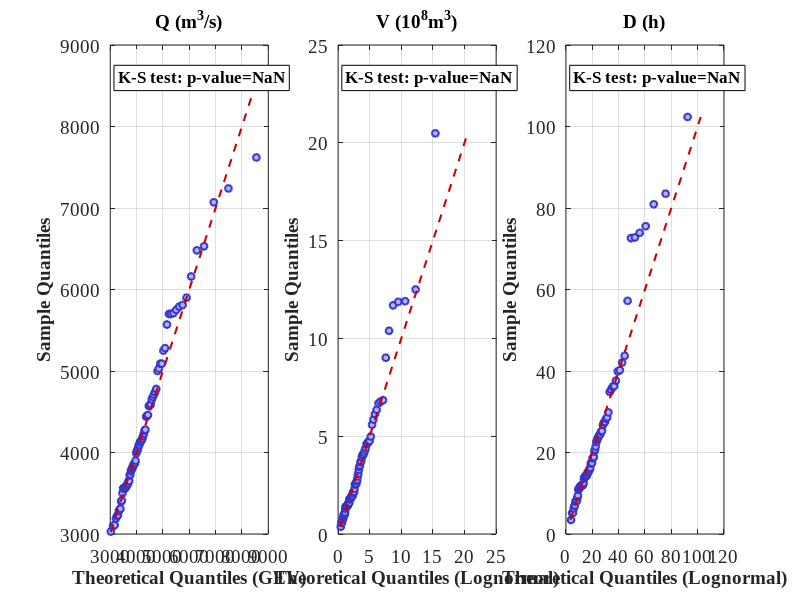

This chart was generated by the following MATLAB code: (Note: this script raises an error after producing the figure.)
%% 3D Gaussian/t Copula and DTC Sampling methods
clear; clc; close all;rng(1);
%% ===================== Top-Level Execution Logic =====================
%% 1. Observed 3D Data 
load QZ_Data.mat;
data = QZ_Data;
% load LTZ_Data.mat;
% data = LTZ_Data;
n = length(data); d = 3;  % 3D variables
%% 2. Marginal Fitting and Selection
% 6 common distribution functions in hydrology
families = {'Gamma','Lognormal','Pearson3','GEV','Weibull','GPD'};
marg_fits = cell(1,d);
for i = 1:d
    x = data(:, i);
    bestAICc = Inf;
    
    % Manually set GPD threshold (theta parameter) to simplify calculation
    theta_gpd = min(x) - 1; 
    for f = families
        fam = f{1};
        try
            switch fam
                case 'Gamma'
                    pd = fitdist(x,'Gamma'); p = 2;
                case 'Lognormal'
                    pd = fitdist(x,'Lognormal'); p = 2;
                case 'Weibull'
                    pd = fitdist(x,'Weibull'); p = 2;
                case 'Pearson3'
                    pd = pearson3fit(x); p = 3;
                case 'GEV'
                    pd = gevfit(x); p = 3;  % GEV parameter estimation
                case 'GPD'
                    % GPD fitting, parameters are [k, sigma, theta]
                    [param_gpd, p_gpd] = gpdfit(x, theta_gpd); 
                    pd = param_gpd; 
                    p = p_gpd; % GPD has 2 free parameters (k, sigma)
            end
            
            % Calculate log-likelihood and AICc
            if strcmp(fam, 'GEV')
                pdfv = gevpdf(x, pd(1), pd(2), pd(3));
            elseif strcmp(fam, 'GPD')
                pdfv = gpdpdf(x, pd(1), pd(2), pd(3));
            elseif isstruct(pd)
                pdfv = pd.pdf(x);
            else
                pdfv = pdf(pd, x);
            end
            pdfv(pdfv <= 0) = realmin;
            logL = sum(log(pdfv));
            AIC = -2 * logL + 2*p;
            AICc = AIC + 2*p*(p+1)/(n-p-1);
            
            % Update best model
            if AICc < bestAICc
                bestAICc = AICc; 
                bestFit = pd; 
                bestFam = fam;
                if strcmp(fam, 'GPD')
                    bestFit_theta_gpd = theta_gpd;
                else
                    bestFit_theta_gpd = NaN;
                end
            end
        catch
            continue;
        end
    end
    marg_fits{i}.pd = bestFit;
    marg_fits{i}.family = bestFam;
    if strcmp(bestFam, 'GPD')
        marg_fits{i}.theta_gpd = bestFit_theta_gpd;
    else
        marg_fits{i}.theta_gpd = NaN;
    end
    
    fprintf('Var%d: best marginal = %s\n', i, bestFam);
    
    % Goodness-of-fit test (KS test)
    fam = bestFam;
    pd = bestFit;
    if strcmp(fam, 'GEV')
        Fx = gevcdf(x, pd(1), pd(2), pd(3));
    elseif strcmp(fam, 'GPD')
        Fx = gpdcdf(x, pd(1), pd(2), pd(3));
    elseif isstruct(pd)
        Fx = pd.cdf(x);
    else
        Fx = cdf(pd, x);
    end
    
    try
        [~, ks_p] = kstest(x, [x, Fx]);
    catch
        ks_p = NaN;
    end
    marg_fits{i}.ks_p = ks_p;
    
    fprintf('Var%d Goodness-of-Fit Test:\n', i);
    fprintf('  KS test p-value:    %.4f\n', ks_p);
    fprintf('  (p-value > 0.05 indicates good fit)\n\n');
end
%% 3. Get Pseudo-Observations (Using Empirical Distribution)
Uhat = zeros(n,d);
for i=1:d
    x = data(:,i);
    [~, idx] = sort(x);
    ranks = zeros(n, 1);
    ranks(idx) = (1:n)';
    Uhat(:,i) = ranks / (n + 1);
end
Uhat = max(realmin, min(1-realmin, Uhat));
Rtrue = corrcoef(Uhat);
fprintf('\n--- Original Empirical Distribution Correlation Matrix ---\n');
disp(Rtrue);
sample_corr = corr(data);
%% 4. Marginal Distribution Diagnostics: QQ Plots and Goodness-of-Fit
set(groot, 'DefaultLineLineWidth', 1.5); % 加粗线条
set(groot, 'DefaultAxesFontName', 'Times New Roman');
set(groot, 'DefaultAxesFontSize', 14);   % 全局增大坐标轴字体
set(groot, 'DefaultTextFontName', 'Times New Roman');
set(groot, 'DefaultTextFontSize', 14);   % 全局增大文本字体
% 真实变量名称
var_names = {'Q (m^3/s)','V (10^8m^3)','D (h)'};
figure('Name', 'Marginal Distribution QQ Plots', 'Position', [100 100 1300 450]); % 增大画布
for i = 1:d
    subplot(1, 3, i);
    x = data(:, i);
    pd = marg_fits{i}.pd;
    fam = marg_fits{i}.family;
    
    nobs = length(x);
    p = (1:nobs)' / (nobs + 1);
    if strcmp(fam, 'GEV')
        q_theo = gevinv(p, pd(1), pd(2), pd(3));
    elseif strcmp(fam, 'GPD')
        q_theo = gpdinv(p, pd(1), pd(2), pd(3));
    elseif isstruct(pd)
        q_theo = pd.icdf(p);
    else
        q_theo = icdf(pd, p);
    end
    q_emp = sort(x);
    
    plot(q_theo, q_emp, 'o', 'MarkerSize', 5, ...
        'MarkerEdgeColor', [0.2 0.2 0.8], 'MarkerFaceColor', [0.7 0.7 1]);
    hold on;
    min_val = min([q_theo; q_emp]);
    max_val = max([q_theo; q_emp]);
    line([min_val, max_val], [min_val, max_val], ...
        'Color', [0.8 0 0], 'LineStyle', '--','LineWidth',1.5);
    xlabel(sprintf('Theoretical Quantiles (%s)', fam), 'FontWeight','bold','FontSize',14);
    ylabel('Sample Quantiles', 'FontWeight','bold','FontSize',14);
    title(var_names{i}, 'FontWeight','bold','FontSize',14); % 替换为真实变量名
    grid on; box on;
    
    % 修改KS检验文本格式 + 增大字体
    text_str = sprintf('K-S test: p-value=%.3f', marg_fits{i}.ks_p);
    text(0.05, 0.95, text_str, 'Units', 'normalized', ...
        'VerticalAlignment', 'top', 'FontSize', 12, ...
        'BackgroundColor', 'white', 'EdgeColor', 'black','FontWeight','bold');
end
sgtitle('QZ', ...
    'FontSize', 16, 'FontWeight', 'bold');

% 2. Method 1: Gaussian/t Copula Simulation
Nsim = 1000;
fprintf('=== Running Gaussian/t Copula 3D Simulation ===\n');
[sim_U_gauss_t, model_info_gauss_t] = gaussian_t_copula_3d_model(Uhat, Nsim);
fprintf('Chosen Copula Type: %s\n', model_info_gauss_t.chosen_type);
fprintf('Gaussian Copula AICc: %.2f | t Copula AICc: %.2f\n\n', ...
    model_info_gauss_t.AICc_Gauss, model_info_gauss_t.AICc_t);
    
    % Calculate and display correlation matrix comparison for Method 1
    fprintf('=== Method 1 (Gaussian/t) Correlation Matrix Comparison ===\n');
    fprintf('True Correlation Matrix:\n');
    disp(Rtrue);
    fprintf('\nSimulated Data Correlation Matrix:\n');
    sim_corr_gauss_t = corr(sim_U_gauss_t);
    disp(sim_corr_gauss_t);
    fprintf('\nCorrelation Matrix Error (Frobenius norm): %.6f\n\n', norm(Rtrue - sim_corr_gauss_t, 'fro'));

% 3. Method 2: DTC Sampling Simulation
fprintf('=== Running DTC 3D Simulation ===\n');
[sim_U_gibbs, model_info_gibbs] = copula_gibbs_3d_model(Uhat, Nsim);
fprintf('Central Node Variable (X1/X2/X3): %d\n', model_info_gibbs.mid_node);
% ====== Added: Display selected copula pairs ======
fprintf('Selected Copula Pairs (sorted):\n');
disp(model_info_gibbs.copula_pairs);
opt_types_local = model_info_gibbs.opt_types;
% Use placeholder if length < 2
if length(opt_types_local) < 2
    opt1 = 'NA'; opt2 = 'NA';
else
    opt1 = opt_types_local{1};
    opt2 = opt_types_local{2};
end
fprintf('Optimal Copula for Pair 1: %s | Optimal Copula for Pair 2: %s\n\n', opt1, opt2);

% Calculate and display correlation matrix comparison for Method 2
fprintf('=== Method 2 (DTC) Correlation Matrix Comparison ===\n');
fprintf('True Correlation Matrix:\n');
disp(Rtrue);
fprintf('\nSimulated Data Correlation Matrix:\n');
sim_corr_gibbs = corr(sim_U_gibbs);
disp(sim_corr_gibbs);
fprintf('\nCorrelation Matrix Error (Frobenius norm): %.6f\n\n', norm(Rtrue - sim_corr_gibbs, 'fro'));

% Compare both methods
fprintf('=== Method Comparison ===\n');
fprintf('Sample Correlation Matrix (from original data):\n');
disp(sample_corr);
fprintf('\nMethod 1 (Gaussian/t) Correlation Error: %.6f\n', norm(Rtrue - sim_corr_gauss_t, 'fro'));
fprintf('Method 2 (DTC) Correlation Error: %.6f\n', norm(Rtrue - sim_corr_gibbs, 'fro'));
if norm(Rtrue - sim_corr_gauss_t, 'fro') < norm(Rtrue - sim_corr_gibbs, 'fro')
    fprintf('\nMethod 1 (Gaussian/t) better preserves the true correlation structure.\n');
else
    fprintf('\nMethod 2 (DTC) better preserves the correlation structure.\n');
end

% ===================== Convert Simulated Data to Original Scale =====================
fprintf('\n=== Converting Simulated Uniform Data to Original Scale ===\n');
% Transform simulated uniform data back to original scale using the fitted marginal distributions
% We'll convert all Nsim samples
% Method 1: Gaussian/t Copula simulation back to original scale
sim_data_gauss_t = zeros(Nsim, 3);
% Convert back to original data space
for i = 1:d
    pd = marg_fits{i}.pd;
    fam = marg_fits{i}.family;
    if strcmp(fam, 'GEV')
        sim_data_gauss_t(:, i) = gevinv(sim_U_gauss_t(:, i), pd(1), pd(2), pd(3));
    elseif strcmp(fam, 'GPD')
        sim_data_gauss_t(:, i) = gpdinv(sim_U_gauss_t(:, i), pd(1), pd(2), pd(3));
    elseif isstruct(pd)
        sim_data_gauss_t(:, i) = pd.icdf(sim_U_gauss_t(:, i));
    else
        sim_data_gauss_t(:, i) = icdf(pd, sim_U_gauss_t(:, i));
    end
end

% Method 2: DTC simulation back to original scale
sim_data_gibbs = zeros(size(sim_U_gibbs));
for i = 1:d
    pd = marg_fits{i}.pd;
    fam = marg_fits{i}.family;
    if strcmp(fam, 'GEV')
        sim_data_gibbs(:, i) = gevinv(sim_U_gibbs(:, i), pd(1), pd(2), pd(3));
    elseif strcmp(fam, 'GPD')
        sim_data_gibbs(:, i) = gpdinv(sim_U_gibbs(:, i), pd(1), pd(2), pd(3));
    elseif isstruct(pd)
        sim_data_gibbs(:, i) = pd.icdf(sim_U_gibbs(:, i));
    else
        sim_data_gibbs(:, i) = icdf(pd, sim_U_gibbs(:, i));
    end
end

% Display summary statistics of the simulated data in original scale
fprintf('\n=== Summary Statistics of Simulated Data (Original Scale) ===\n');
% Variable names
var_names = {'X1', 'X2', 'X3'};
% Display statistics for each variable and method
for var_idx = 1:3
    fprintf('\n%s Statistics:\n', var_names{var_idx});
    fprintf('  Original Data - Mean: %.4f, Std: %.4f, Min: %.4f, Max: %.4f\n', ...
        mean(data(:, var_idx)), std(data(:, var_idx)), min(data(:, var_idx)), max(data(:, var_idx)));
    fprintf('  Method 1 (t Copula) - Mean: %.4f, Std: %.4f, Min: %.4f, Max: %.4f\n', ...
        mean(sim_data_gauss_t(:, var_idx)), std(sim_data_gauss_t(:, var_idx)), min(sim_data_gauss_t(:, var_idx)), max(sim_data_gauss_t(:, var_idx)));
    fprintf('  Method 2 (DTC) - Mean: %.4f, Std: %.4f, Min: %.4f, Max: %.4f\n', ...
        mean(sim_data_gibbs(:, var_idx)), std(sim_data_gibbs(:, var_idx)), min(sim_data_gibbs(:, var_idx)), max(sim_data_gibbs(:, var_idx)));
end

% Display correlation matrices for simulated data in original scale
fprintf('\n=== Correlation Matrices of Simulated Data (Original Scale) ===\n');
corr_original = corr(data);
fprintf('Original Data Correlation Matrix:\n');
disp(corr_original);
corr_method1 = corr(sim_data_gauss_t);
fprintf('\nMethod 1 (t Copula) Correlation Matrix:\n');
disp(corr_method1);
corr_method2 = corr(sim_data_gibbs);
fprintf('\nMethod 2 (DTC) Correlation Matrix:\n');
disp(corr_method2);

% Calculate error for correlation matrices in original scale
error_corr_method1 = norm(corr_original - corr_method1, 'fro');
error_corr_method2 = norm(corr_original - corr_method2, 'fro');
fprintf('\nCorrelation Matrix Error (Frobenius norm) in Original Scale:\n');
fprintf('Method 1 (t Copula): %.6f\n', error_corr_method1);
fprintf('Method 2 (DTC): %.6f\n', error_corr_method2);

% Calculate distribution fitting accuracy 
fprintf('\n=== Distribution Fitting Accuracy ===\n');
for var_idx = 1:3
    % Calculate Kolmogorov-Smirnov test between original and simulated data
    [h1, p1] = kstest2(data(:, var_idx), sim_data_gauss_t(:, var_idx));
    [h2, p2] = kstest2(data(:, var_idx), sim_data_gibbs(:, var_idx));
    
    fprintf('\n%s Distribution Fit Test:\n', var_names{var_idx});
    fprintf('  Method 1 (t Copula) - KS Test p-value: %.4f (Null hypothesis: Same distribution)\n', p1);
    fprintf('  Method 2 (DTC) - KS Test p-value: %.4f (Null hypothesis: Same distribution)\n', p2);
    
    if p1 > 0.05
        fprintf('  Method 1 successfully preserves the marginal distribution (p > 0.05)\n');
    else
        fprintf('  Method 1 fails to preserve the marginal distribution (p <= 0.05)\n');
    end
    
    if p2 > 0.05
        fprintf('  Method 2 successfully preserves the marginal distribution (p > 0.05)\n');
    else
        fprintf('  Method 2 fails to preserve the marginal distribution (p <= 0.05)\n');
    end
end

%% ===================== Core Method 1: Gaussian/t Copula 3D Simulation =====================
function [sim_U, model_info] = gaussian_t_copula_3d_model(Uhat, Nsim)
    [n, d] = size(Uhat);
    if d ~= 3
        error('Input Uhat must be an n x 3 matrix (3D variables), current dimension: n x %d', d);
    end
    if ~(isnumeric(Nsim) && mod(Nsim,1)==0 && Nsim>0)
        error('Nsim must be a positive integer, current value: %s', num2str(Nsim));
    end
    R_gauss = copulafit('Gaussian', Uhat);
    ll_gauss = sum(log(copulapdf('Gaussian', Uhat, R_gauss)));
    k_gauss = d*(d-1)/2;
    AICc_Gauss = -2*ll_gauss + 2*k_gauss + 2*k_gauss*(k_gauss+1)/(n-k_gauss-1);
    try
        [R_t, nu_t] = copulafit('t', Uhat);
    catch ME
        warning(ME.identifier, 't Copula fitting failed: %s, using default nu=4', ME.message);
        nu_t = 4;
        R_t = copulafit('Gaussian', Uhat);
    end
    ll_t = sum(log(copulapdf('t', Uhat, R_t, nu_t)));
    k_t = d*(d-1)/2 + 1;
    AICc_t = -2*ll_t + 2*k_t + 2*k_t*(k_t+1)/(n-k_t-1);
    if AICc_t < AICc_Gauss
        chosen_type = 't';
        chosen_params = struct('R', R_t, 'nu', nu_t);
    else
        chosen_type = 'Gaussian';
        chosen_params = struct('R', R_gauss);
    end
    if strcmp(chosen_type, 't')
        sim_U = copularnd('t', chosen_params.R, chosen_params.nu, Nsim);
    else
        sim_U = copularnd('Gaussian', chosen_params.R, Nsim);
    end
    model_info = struct(...
        'R_gauss', R_gauss, 'R_t', R_t, 'nu_t', nu_t,...
        'AICc_Gauss', AICc_Gauss, 'AICc_t', AICc_t,...
        'chosen_type', chosen_type, 'chosen_params', chosen_params...
    );
end

%% ===================== Core Method 2: DTC 3D Simulation =====================
function [sim_U, model_info] = copula_gibbs_3d_model(Uhat, Nsim)
    [n, d] = size(Uhat);
    if d ~= 3
        error('Input Uhat must be an n x 3 matrix (3D variables), current dimension: n x %d', d);
    end
    if ~(isnumeric(Nsim) && mod(Nsim,1)==0 && Nsim>0)
        error('Nsim must be a positive integer, current value: %s', num2str(Nsim));
    end
    corr_mat = corr(Uhat, 'type', 'Kendall');
    abs_corr = abs(corr_mat);
    abs_corr(1:d+1:end) = 0;
    pairs = [[1,2]; [1,3]; [2,3]];
    pairs_list = [];
    for i = 1:size(pairs,1)
        var1 = pairs(i,1); var2 = pairs(i,2);
        pairs_list = [pairs_list; abs_corr(var1,var2), var1, var2];
    end
    pairs_list = sortrows(pairs_list, 1, 'descend');
    top1_pair = pairs_list(1,2:3);
    top2_pair = pairs_list(2,2:3);
    overlap = intersect(top1_pair, top2_pair);
    if isempty(overlap)
        warning('Top two correlated pairs have no overlap, defaulting center node to X2');
        mid_node = 2;
    else
        mid_node = overlap(1);
    end
    other_vars = setdiff(1:d, mid_node);
    copula_pairs = [
        sort([mid_node, other_vars(1)]);
        sort([mid_node, other_vars(2)])
    ];
    candidate_types = {'Gaussian', 't', 'Frank', 'Gumbel', 'Clayton'};
    num_pairs = size(copula_pairs,1);
    opt_types = cell(1, num_pairs);
    opt_params = cell(1, num_pairs);
    for k = 1:num_pairs
        pair_idx = copula_pairs(k,:);
        upair = Uhat(:, pair_idx);    % Column order matches copula_pairs (sorted)
        [best_type, best_params] = fit_pairwise_copula(upair, candidate_types);
        opt_types{k} = best_type;
        opt_params{k} = best_params;
    end
    % DTC Sampling
    sim_U = zeros(Nsim, d);
    for i = 1:Nsim
        s = rand(1,3);
        u_current = zeros(1,d);
        % Central node
        u_current(mid_node) = s(1);
        % First non-central node
        pair1 = copula_pairs(1,:);
        typ1 = opt_types{1}; params1 = opt_params{1};
        u_cond1 = u_current(mid_node); w1 = s(2);
        pos1 = find(pair1==mid_node,1);
        v_j = hinv_conditional(typ1, params1, u_cond1, w1, pos1, pair1);
        u_current(other_vars(1)) = min(max(v_j, 1e-12), 1-1e-12);
        % Second non-central node
        pair2 = copula_pairs(2,:);
        typ2 = opt_types{2}; params2 = opt_params{2};
        u_cond2 = u_current(mid_node); w2 = s(3);
        pos2 = find(pair2==mid_node,1);
        v_k = hinv_conditional(typ2, params2, u_cond2, w2, pos2, pair2);
        u_current(other_vars(2)) = min(max(v_k, 1e-12), 1-1e-12);
        sim_U(i,:) = u_current;
    end
    model_info = struct(...
        'corr_mat', corr_mat, 'mid_node', mid_node,...
        'copula_pairs', copula_pairs, 'opt_types', {opt_types},...
        'opt_params', {opt_params}, 'top_corr_pairs', pairs_list(1:2,:)...
    );
end

%% ===================== Helper Function 1: Pairwise Copula Fitting (AICc Selection) =====================
function [best_type, best_params] = fit_pairwise_copula(u_pair, candidate_types)
    n = size(u_pair,1);
    best_AICc = Inf; best_type = ''; best_params = [];
    for t = 1:length(candidate_types)
        type = candidate_types{t};
        try
            switch lower(type)
                case 't'
                    [Rhat, nuhat] = copulafit('t', u_pair);
                    ll = sum(log(copulapdf('t', u_pair, Rhat, nuhat)));
                    k = 2;
                    params = struct('R', Rhat, 'nu', nuhat);
                case 'gaussian'
                    Rhat = copulafit('Gaussian', u_pair);
                    ll = sum(log(copulapdf('Gaussian', u_pair, Rhat)));
                    k = 1;
                    params = struct('R', Rhat);
                otherwise
                    theta = copulafit(type, u_pair);
                    ll = sum(log(copulapdf(type, u_pair, theta)));
                    k = 1;
                    params = struct('theta', theta);
            end
            AIC = -2*ll + 2*k;
            AICc = AIC + 2*k*(k+1)/(n-k-1);
            if AICc < best_AICc
                best_AICc = AICc; best_type = type; best_params = params;
            end
        catch ME
            warning('Fitting %s Copula failed: %s, skipping', type, ME.message);
        end
    end
    if isempty(best_type)
        warning('All Copula fittings failed, falling back to Gaussian Copula');
        Rhat = copulafit('Gaussian', u_pair);
        best_type = 'Gaussian'; best_params = struct('R', Rhat);
    end
end

%% ===================== Helper Function 2: Inverse Conditional Copula Distribution =====================
function v = hinv_conditional(type, params, u_cond, w, idx_in_pair_cond, pair)
    % idx_in_pair_cond: 1 or 2, indicates position of the conditioning variable in pair
    if idx_in_pair_cond == 1
        switch lower(type)
            case 'gaussian'
                rho = params.R(1,2); 
                v = hinv_gaussian(w, u_cond, rho);
            case 't'
                rho = params.R(1,2);
                v = hinv_t(w, u_cond, rho, params.nu);
            otherwise
                f = @(v) numeric_partial_h(type, params, u_cond, v, 1) - w;
                v = hinv_numeric(f);
        end
    else
        switch lower(type)
            case 'gaussian'
                rho = params.R(1,2);
                v = hinv_gaussian(w, u_cond, rho);
            case 't'
                rho = params.R(1,2);
                v = hinv_t(w, u_cond, rho, params.nu);
            otherwise
                f = @(v) numeric_partial_h(type, params, v, u_cond, 2) - w;
                v = hinv_numeric(f);
        end
    end
end

%% ===================== Additional Helper Functions =====================
function u_j = hinv_numeric(f)
    lb = 1e-8; ub = 1-1e-8; x0 = 0.5;
    if f(lb)*f(ub) > 0
        grid = linspace(lb, ub, 9);
        vals = arrayfun(f, grid);
        idx = find(vals(1:end-1).*vals(2:end) < 0, 1);
        if ~isempty(idx)
            lb = grid(idx); ub = grid(idx+1); x0 = (lb+ub)/2;
        else
            [~, closest_idx] = min(abs(vals)); x0 = grid(closest_idx);
        end
    end
    try
        u_j = fzero(f, x0);
    catch
        u_j = bisection(f, lb, ub, 1e-8, 100);
    end
    u_j = min(max(u_j, 1e-12), 1-1e-12);
end

function root = bisection(f, a, b, tol, maxit)
    fa = f(a); fb = f(b);
    if fa*fb > 0
        root = (a+b)/2; warning('Bisection interval has no sign change, returning midpoint'); return;
    end
    for k=1:maxit
        c = (a+b)/2; fc = f(c);
        if abs(fc) < tol || (b-a)/2 < tol
            root = c; return;
        end
        if fa*fc <= 0
            b = c; fb = fc;
        else
            a = c; fa = fc;
        end
    end
    root = (a+b)/2; warning('Bisection reached maximum iterations');
end

function h = numeric_partial_h(type, params, u, v, w_r_t)
    epsu = 1e-6;
    if w_r_t == 1
        u1 = min(max(u+epsu, 0), 1); u0 = min(max(u-epsu, 0), 1);
        uu1 = [u1, v]; uu0 = [u0, v];
    else
        v1 = min(max(v+epsu, 0), 1); v0 = min(max(v-epsu, 0), 1);
        uu1 = [u, v1]; uu0 = [u, v0];
    end
    denom = 2*epsu;
    try
        switch lower(type)
            case 'gaussian'
                C1 = copulacdf('Gaussian', uu1, params.R);
                C0 = copulacdf('Gaussian', uu0, params.R);
            case 't'
                C1 = copulacdf('t', uu1, params.R, params.nu);
                C0 = copulacdf('t', uu0, params.R, params.nu);
            otherwise
                C1 = copulacdf(type, uu1, params.theta);
                C0 = copulacdf(type, uu0, params.theta);
        end
        h = (C1 - C0)/denom;
    catch ME
        warning(ME.identifier, 'Partial derivative calculation failed, adjusting step size: %s', ME.message);
        epsu = 1e-4;
        if w_r_t == 1
            u1 = min(max(u+epsu, 0), 1); u0 = min(max(u-epsu, 0), 1);
            uu1 = [u1, v]; uu0 = [u0, v];
        else
            v1 = min(max(v+epsu, 0), 1); v0 = min(max(v-epsu, 0), 1);
            uu1 = [u, v1]; uu0 = [u, v0];
        end
        denom = 2*epsu;
        switch lower(type)
            case 'gaussian'
                C1 = copulacdf('Gaussian', uu1, params.R);
                C0 = copulacdf('Gaussian', uu0, params.R);
            case 't'
                C1 = copulacdf('t', uu1, params.R, params.nu);
                C0 = copulacdf('t', uu0, params.R, params.nu);
            otherwise
                C1 = copulacdf(type, uu1, params.theta);
                C0 = copulacdf(type, uu0, params.theta);
        end
        h = (C1 - C0)/denom;
    end
end

function v = hinv_gaussian(w, u, rho)
    z_u = norminv(u);
    z_w = norminv(w);
    z_v = rho*z_u + sqrt(max(0,1-rho^2))*z_w;
    v = normcdf(z_v);
end

function v = hinv_t(w, u, rho, nu)
    z_u = tinv(u, nu);
    mean_c = rho*z_u;
    scale_c = sqrt((nu + z_u.^2)./(nu + 1) * (1 - rho^2));
    t_w = tinv(w, nu + 1);
    t_v = mean_c + scale_c.*t_w;
    v = tcdf(t_v, nu);
end

% GPD distribution fitting function (k, sigma, theta)
function [param_gpd, p_gpd] = gpdfit(x, theta)
    x_exceed = x(x > theta);
    if isempty(x_exceed)
        error('No data exceeds the GPD threshold.');
    end
    param_hat = gpfit(x_exceed - theta); 
    k_hat = param_hat(1);
    sigma_hat = param_hat(2);
    param_gpd = [k_hat, sigma_hat, theta]; 
    p_gpd = 2;
end

function y = gpdpdf(x, k, sigma, theta)
    x_exceed = x - theta;
    y = zeros(size(x));
    idx = x_exceed > 0;
    if k == 0
        y(idx) = (1/sigma) * exp(-x_exceed(idx) / sigma);
    else
        factor = 1 + k * x_exceed(idx) / sigma;
        valid_idx = idx & (factor > 0);
        y(valid_idx) = (1/sigma) * (factor(valid_idx)).^(-1/k - 1);
    end
end

function F = gpdcdf(x, k, sigma, theta)
    x_exceed = x - theta;
    F = zeros(size(x));
    idx = x_exceed > 0;
    if k == 0
        F(idx) = 1 - exp(-x_exceed(idx) / sigma);
    else
        factor = 1 + k * x_exceed(idx) / sigma;
        valid_idx = idx & (factor > 0);
        F(valid_idx) = 1 - (factor(valid_idx)).^(-1/k);
    end
    F = max(0, min(1, F));
end

function x = gpdinv(p, k, sigma, theta)
    x = zeros(size(p));
    idx = p > 0 & p < 1;
    if k == 0
        x(idx) = theta - sigma * log(1 - p(idx));
    else
        x(idx) = theta + (sigma / k) * ((1 - p(idx)).^(-k) - 1);
    end
end

function pd = pearson3fit(x)
    m = mean(x); s = std(x); g1 = skewness(x);
    if abs(g1) < 1e-6, g1 = 1e-6; end
    k = 4/(g1^2); theta = s/sqrt(k); a = m - k*theta;
    pd.k = k; pd.theta = theta; pd.a = a;
    pd.pdf = @(xx) pearson3_pdf(xx, k, theta, a);
    pd.cdf = @(xx) pearson3_cdf(xx, k, theta, a);
    pd.icdf = @(u) a + gaminv(u, k, theta);
end

function y = pearson3_pdf(x, k, theta, a)
    z = x - a; y = zeros(size(z)); idx = z > 0;
    y(idx) = gampdf(z(idx), k, theta);
end

function F = pearson3_cdf(x, k, theta, a)
    z = x - a; F = zeros(size(z)); idx = z > 0;
    F(idx) = gamcdf(z(idx), k, theta);
end
